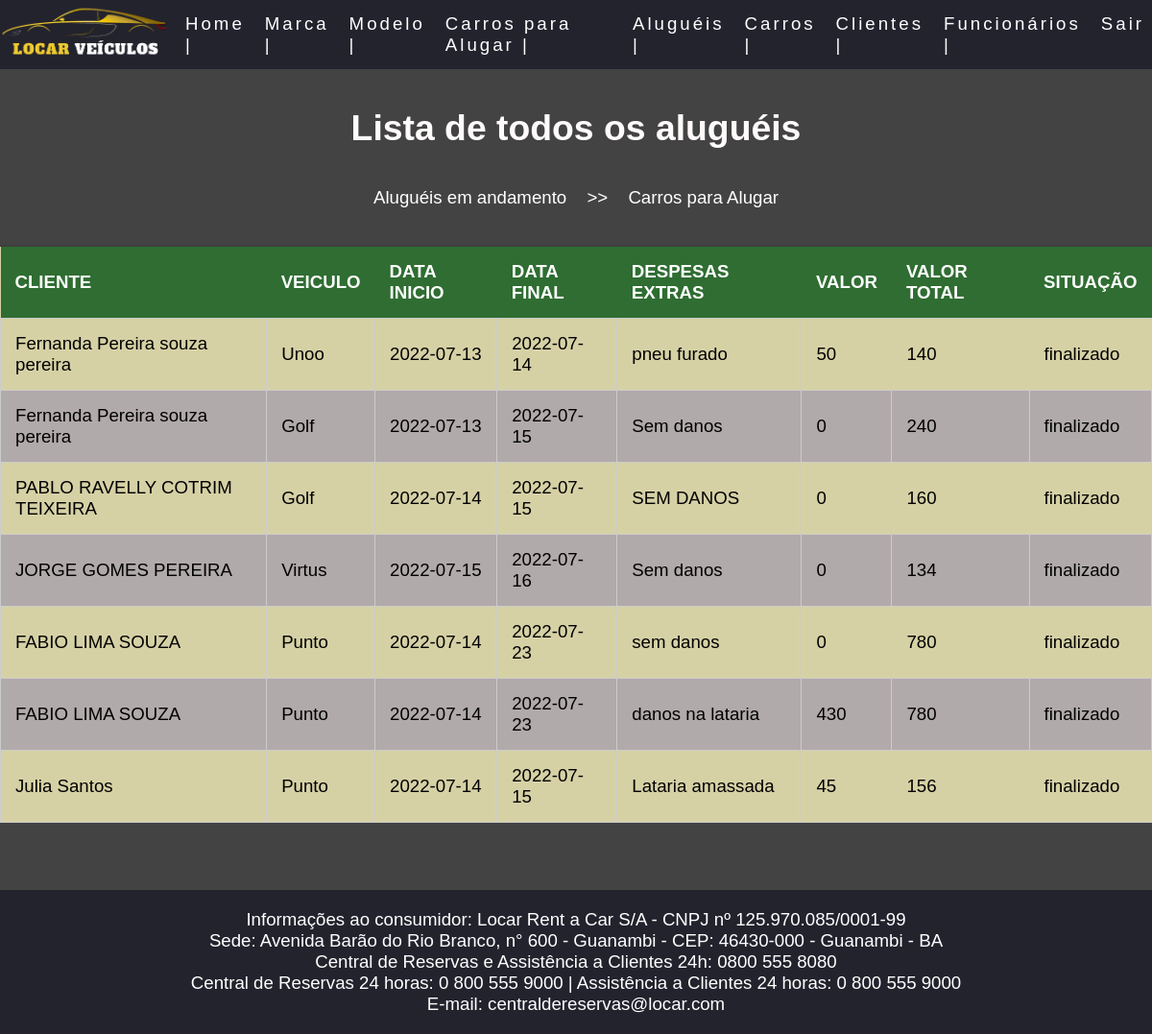
The app's page /aluguel/alugar/listarAluguel.php with its own data.
### tables this page shows
CREATE TABLE `aluguel` (
  `id_aluguel` int(3) NOT NULL,
  `id_cliente` int(11) NOT NULL,
  `id_veiculo` int(11) NOT NULL,
  `data_inicio` date NOT NULL,
  `data_final` date NOT NULL,
  `valor_total` double NOT NULL,
  `situacao_aluguel` varchar(45) NOT NULL,
  `danosAdicionais` text DEFAULT NULL,
  `valor_adicional` double DEFAULT NULL
);

CREATE TABLE `cliente` (
  `id_cliente` int(11) NOT NULL,
  `nome` varchar(60) DEFAULT NULL,
  `email` varchar(45) DEFAULT NULL,
  `cpf` varchar(11) DEFAULT NULL,
  `cidade` varchar(60) DEFAULT NULL,
  `bairro` varchar(60) DEFAULT NULL,
  `rua` varchar(60) DEFAULT NULL,
  `numero` varchar(20) DEFAULT NULL,
  `telefone` varchar(11) DEFAULT NULL
);

CREATE TABLE `modelo` (
  `id_modelo` int(3) NOT NULL,
  `id_marca` int(3) NOT NULL,
  `modelo` varchar(60) NOT NULL
);

### aluguel/alugar/aluguel.php (called while the page is built, shortened)
<?php
 class Aluguel extends crudAluguel {
    protected $tabela = 'aluguel';
    public function findAll() {
        $sql = "SELECT * FROM $this->tabela inner join cliente on $this->tabela.id_cliente = cliente.id_cliente inner join veiculo on $this->tabela.id_veiculo = veiculo.id_veiculo inner join modelo on veiculo.id_modelo = modelo.id_modelo";
        $stm = DB::prepare($sql);
        $stm->execute();
        return $stm->fetchAll();
    }
}

### aluguel/conexao.php (called while the page is built, shortened)
<?php
class DB {
    private static $instance;
    public static function getInstance() {
        if (!isset(self::$instance)) {
            try {
                self::$instance = new PDO('mysql:host=' . HOST . '; dbname=' . BASE, USER, PASS);
                self::$instance->setAttribute(PDO::ATTR_ERRMODE, PDO::ERRMODE_EXCEPTION);
                self::$instance->setAttribute(PDO::ATTR_DEFAULT_FETCH_MODE, PDO::FETCH_OBJ);
            } catch (PDOException $e) {
                echo $e->getMessage();
            }
        }
        return self::$instance;
    }
    public static function prepare($sql) {
        return self::getInstance()->prepare($sql);
    }
}
?>

### aluguel/alugar/listarAluguel.php (the view, shortened to what this page needs)
<?php
require_once 'aluguel.php';
?>
<!DOCTYPE HTML>
<html lang="pt-BR">
<head>
        <link rel="stylesheet" href="../estilo.css">
</head>
<body>
<header >
        <nav>
        <div><img src="../imagens/logo.png" alt="" width="180px"></div>
        <ul class="nav-list">
        <li><a href="../home.php">Home |</a></li>
        <li><a href="../marca/listarMarca.php">Marca |</a></li>
        <li><a href="../modelo/listarModelo.php">Modelo |</a></li>
        <li><a href="../veiculo/listaVeiculoDisponiveis.php">Carros para Alugar |</a></li>
        <li><a href="../alugar/listarAluguelDisponivel.php">Aluguéis |</a></li>
          <li><a href="../veiculo/listarVeiculo.php">Carros |</a></li>
          <li><a href="../cliente/listarCliente.php">Clientes |</a></li>
          <li><a href="../funcionario/listarFuncionario.php">Funcionários |</a></li>
          <li><a href="../../index.php">Sair </a></li>
        </ul>
      </nav>
          </header>
          <div class="tituloCliente">
          <h1 class>Lista de todos os aluguéis<h1>
            </div>
            <div class="menuInferior">
            <ul>
        <li><a href="../alugar/listarAluguelDisponivel.php">Aluguéis em andamento</a></li>
        <li>>></li>
        <li><a href="../veiculo/listaVeiculoDisponiveis.php">Carros para Alugar</a></li>
        </ul>
</div>
            <main class="mainn3">
          <div id="teste">
    <table class="tabela">
                <thead>
                    <tr class="active">
                        <th>CLIENTE</th>
                        <th>VEICULO</th>
                        <th>DATA INICIO</th>
                        <th>DATA FINAL</th>
                        <th>DESPESAS EXTRAS</th>
                        <th>VALOR</th>
                        <th>VALOR TOTAL</th>
                        <th>SITUAÇÃO</th>
                    </tr>
                </thead>
                <tbody>
                    <?php
                    $aluguel = new Aluguel();
                    foreach ($aluguel->findAll() as $key => $value) { ?>
                    <tr>
                        <td> <?php echo $value->nome;?> </td>
                        <td> <?php echo $value->modelo;?> </td>
                        <td> <?php echo $value->data_inicio;?> </td>
                        <td> <?php echo $value->data_final;?> </td>
                        <td> <?php echo $value->danosAdicionais;?> </td>
                        <td> <?php echo $value->valor_adicional;?> </td>
                        <td> <?php echo $value->valor_total;?> </td>
                        <td> <?php echo $value->situacao_aluguel;?> </td>
                        </tr>
                    <?php } ?>
                </tbody>
            </table>
            </main>
                  <footer>
                          <p>Informações ao consumidor: Locar Rent a Car S/A - CNPJ nº 125.970.085/0001-99</p>
                              <p>Sede: Avenida Barão do Rio Branco, n° 600 - Guanambi - CEP: 46430-000 - Guanambi - BA</p>
                              <p>Central de Reservas e Assistência a Clientes 24h: 0800 555 8080</p>
                             <p> Central de Reservas 24 horas: 0 800 555 9000 | Assistência a Clientes 24 horas: 0 800 555 9000</p>
                             <p> E-mail: centraldereservas@locar.com</p>
                      </footer>
</body>
</html>

### aluguel/estilo.css (style rules this page uses)
* { margin: 0; padding: 0; font-size: 14pt; font-family: 'Arial', sans-serif; }
html, body { width: 100%; height: 100%; }
body { background-color: #444343; width: 100%; height: 100%; }
.tabela thead { background-color: #2f6d32; }
.tabela thead tr th { text-align: left; color: #ffffff; border: #2b692e; }
.tabela tbody tr:nth-child(even) { background-color: #b1aaaa; }
.tabela { display: block; background-color: #d6d1a5; box-shadow: 0px 0px 3px rgba(0,0,0,0.3); border-collapse: collapse; max-height: 600px; overflow-x: auto; margin-top: 20px; }
div#teste { overflow-x: auto; }
.tabela th, .tabela td { padding: 15px; border: 1px solid #cccccc; max-width: 300px; }
a { color: #fff; text-decoration: none; transition: 0.3s; }
nav { display: flex; justify-content: space-around; align-items: center; font-family: system-ui, -apple-system, Helvetica, Arial, sans-serif; background: #23232e; height: 9vh; }
.nav-list { list-style: none; display: flex; }
.nav-list li { letter-spacing: 3px; margin-left: 5px; }
footer { text-align: center; background-color: #23232e; color: #ffffff; padding: 20px; margin-top: 30px; }
main { height: 800px; display: flex; justify-content: center; align-items: center; margin-top: -20px; }
.mainn3 { height: 700px; }
.tituloCliente h1 { color: #fffbfb; margin-top: 40px; text-align: center; font-size: 2em; }
.menuInferior { text-align: center; }
.menuInferior li { padding: 8px; bleed: none; display: inline; color: #fff; }
li { padding: 8px; bleed: none; display: inline; color: #fff; }

### records on screen
aluguel: id_cliente.nome "Fernanda Pereira souza pereira", modelo.modelo "Unoo", data_inicio "2022-07-13", data_final "2022-07-14", danosAdicionais "pneu furado", valor_adicional "50", valor_total "140", situacao_aluguel "finalizado"
aluguel: id_cliente.nome "Fernanda Pereira souza pereira", modelo.modelo "Golf", data_inicio "2022-07-13", data_final "2022-07-15", danosAdicionais "Sem danos", valor_adicional "0", valor_total "240", situacao_aluguel "finalizado"
aluguel: id_cliente.nome "PABLO RAVELLY COTRIM TEIXEIRA", modelo.modelo "Golf", data_inicio "2022-07-14", data_final "2022-07-15", danosAdicionais "SEM DANOS", valor_adicional "0", valor_total "160", situacao_aluguel "finalizado"
aluguel: id_cliente.nome "JORGE GOMES PEREIRA", modelo.modelo "Virtus", data_inicio "2022-07-15", data_final "2022-07-16", danosAdicionais "Sem danos", valor_adicional "0", valor_total "134", situacao_aluguel "finalizado"
aluguel: id_cliente.nome "FABIO LIMA SOUZA", modelo.modelo "Punto", data_inicio "2022-07-14", data_final "2022-07-23", danosAdicionais "sem danos", valor_adicional "0", valor_total "780", situacao_aluguel "finalizado"
aluguel: id_cliente.nome "FABIO LIMA SOUZA", modelo.modelo "Punto", data_inicio "2022-07-14", data_final "2022-07-23", danosAdicionais "danos na lataria", valor_adicional "430", valor_total "780", situacao_aluguel "finalizado"
aluguel: id_cliente.nome "Julia Santos", modelo.modelo "Punto", data_inicio "2022-07-14", data_final "2022-07-15", danosAdicionais "Lataria amassada", valor_adicional "45", valor_total "156", situacao_aluguel "finalizado"
